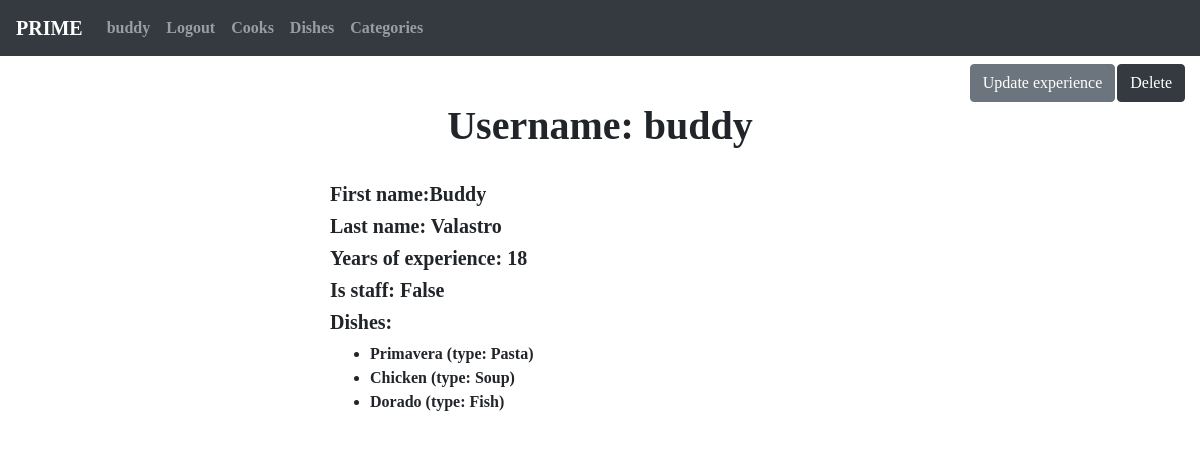
The page /cooks/7/ (signed in) on the database its author committed.
### menu/models.py (models this page shows, shortened)
class Cook(AbstractUser):
    years_of_experience = models.IntegerField(null=True)
    def get_absolute_url(self):
        return reverse("menu:cook-detail", kwargs={"pk": self.pk})

class Dish(models.Model):
    name = models.CharField(max_length=255)
    description = models.TextField()
    price = models.DecimalField(max_digits=5, decimal_places=2)
    category = models.ForeignKey(Category, on_delete=models.CASCADE)
    cooks = models.ManyToManyField(Cook, related_name="dishes")
    class Meta:
        ordering = ["category"]

class Category(models.Model):
    name = models.CharField(max_length=255, unique=True)
    class Meta:
        verbose_name = "category"
        verbose_name_plural = "categories"

### menu/views.py (the view)
class CookDetailView(LoginRequiredMixin, generic.DetailView):
    model = Cook
    queryset = Cook.objects.all().prefetch_related("dishes__cooks")

### templates/menu/cook_detail.html (shortened to what this page needs)
{% extends "base.html" %}
{% block content %}
  <div class="d-flex flex-row-reverse">
    <div class="pl-0 pt-1">
      <button type="button" class="btn btn-dark" data-toggle="modal" data-target="#deleteCook">
        Delete
      </button>
    </div>
    <div class="pl-0 pt-1">
      <a href="{% url 'menu:cook-update' pk=cook.id %}" class="btn btn-secondary link-to-page">
        Update experience
      </a>
    </div>
  </div>
  <h1 class="text-center font-weight-bolder">
    Username: {{ cook.username }}
  </h1>
  <br>
  <div class="container">
    <div class="row">
      <div class="col-md-6 offset-md-3">
        <h5 class="font-weight-bolder">
          <strong>First name:</strong>{{ cook.first_name }}
        </h5>
        <h5 class="font-weight-bolder">
          <strong>Last name:</strong> {{ cook.last_name }}
        </h5>
        <h5 class="font-weight-bolder">
          <strong>Years of experience:</strong> {{ cook.years_of_experience }}
        </h5>
        <h5 class="font-weight-bolder">
          <strong>Is staff:</strong> {{ cook.is_staff }}
        </h5>
        <h5 class="font-weight-bolder">
          <strong>Dishes:</strong>
        </h5>
          <ul>
            {% for dish in cook.dishes.all %}
              <li>
              <a>{{ dish.name }} (type: {{ dish.category.name }})</a>
              </li>
            {% empty %}
              <h5 class="font-weight-bolder">No dishes!</h5>
            {% endfor %}
          </ul>
      </div>
    </div>
  </div>
{% endblock %}

### templates/includes/sidebar.html
<nav class="navbar navbar-expand-sm bg-dark navbar-dark">
  <a class="navbar-brand" href="{% url 'menu:index' %}">PRIME</a>
  <ul class="navbar-nav">
    {% if user.is_authenticated %}
      <li class="nav-item">
        <a class="nav-link" href="{{ user.get_absolute_url }}">
          {{ user.get_username }}
        </a>
      </li>
      <li class="nav-item">
        <a class="nav-link" href="{% url 'logout'%}?next={{request.path}}">
          Logout
        </a>
      </li>
    {% else %}
      <li class="nav-item">
        <a class="nav-link" href="{% url 'login'%}?next={{request.path}}">
          Login
        </a>
      </li>
    {% endif %}
    <li class="nav-item">
      <a class="nav-link" href="{% url 'menu:cook-list' %}">
        Cooks
      </a>
    </li>
    <li class="nav-item">
      <a class="nav-link" href="{% url 'menu:dish-list' %}">
        Dishes
      </a>
    </li>
    <li class="nav-item">
      <a class="nav-link" href="{% url 'menu:category-list' %}">
        Categories
      </a>
    </li>
  </ul>
</nav>

### static/css/styles.css (style rules this page uses)
.link-to-page { float: right; margin: 0 2px 0 2px; }

### rows shown on the page
Cook: get_username "buddy", username "buddy", first_name "Buddy", last_name "Valastro", years_of_experience "18", is_staff "False"
Dish: name "Primavera", category.name "Pasta"
Dish: name "Chicken", category.name "Soup"
Dish: name "Dorado", category.name "Fish"
